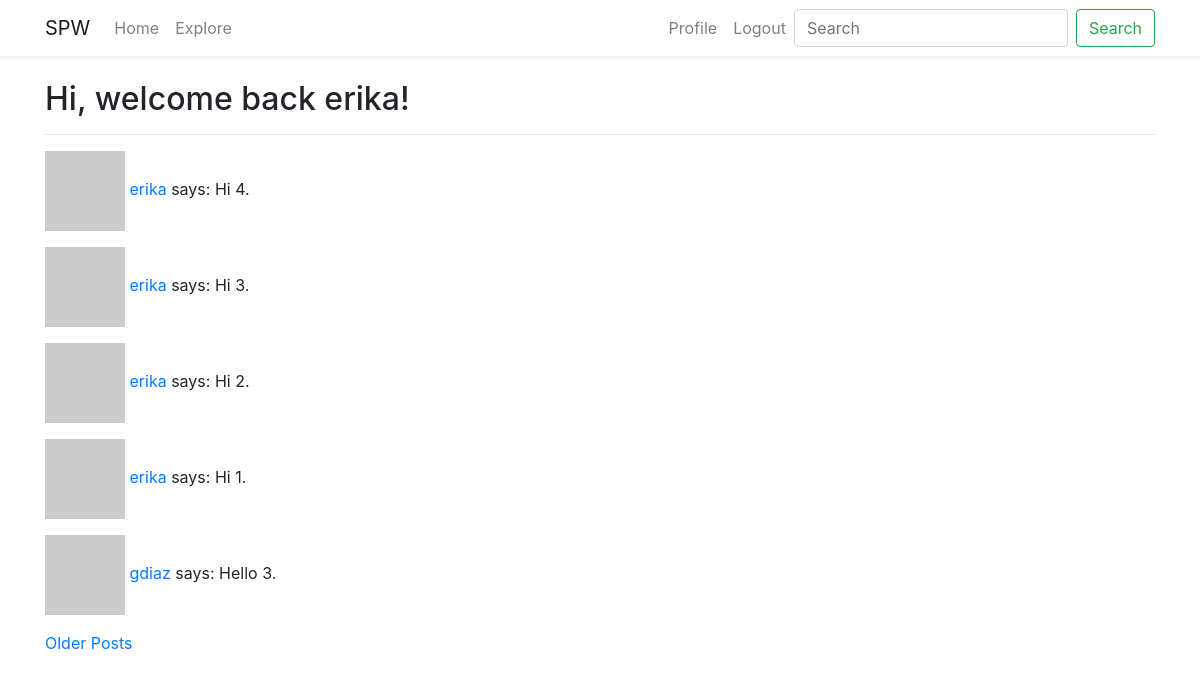
Screenshot of /explore (signed in) with the database file from the repository.
### src/models.py (models this page shows, shortened)
class User(UserMixin, db.Model):
    id = db.Column(db.Integer, primary_key=True)
    username = db.Column(db.String(64), index=True, unique=True)
    email = db.Column(db.String(128), index=True, unique=True)
    password_hash = db.Column(db.String(128))
    posts = db.relationship('Post', backref='author', lazy='dynamic')
    about_me = db.Column(db.String(140))
    last_seen = db.Column(db.DateTime, default=datetime.utcnow)
    following = db.relationship(
        'User', secondary=followers,
        primaryjoin=(followers.c.follower_id == id),
        secondaryjoin=(followers.c.following_id == id),
        backref=db.backref('followers', lazy='dynamic'),
        lazy='dynamic',
    )
    def avatar(self, size):
        digest = md5(self.email.lower().encode('utf-8')).hexdigest()
        return f"https://www.gravatar.com/avatar/{digest}?d=robohash&s={size}"

class Post(db.Model):
    id = db.Column(db.Integer, primary_key=True)
    body = db.Column(db.String(140))
    timestamp = db.Column(db.DateTime, index=True, default=datetime.utcnow)
    user_id = db.Column(db.Integer, db.ForeignKey('user.id'))

### src/routes.py (the view)
@app.route('/explore')
@login_required
def explore():
    page = request.args.get(key='page', default=1, type=int)
    posts = Post.query.order_by(Post.timestamp.desc()).paginate(
        page=page,
        per_page=app.config['POST_PER_PAGE'],
        error_out=False,
    )
    next_page = url_for('index', page=posts.next_num) if posts.has_next else None
    prev_page = url_for('index', page=posts.prev_num) if posts.has_prev else None
    return render_template('index.html', title='Explore', posts=posts.items, next_page=next_page, prev_page=prev_page)

### src/models.py (called while the page is built)
@login.user_loader
def load_user(idx):
    return User.query.get(int(idx))

### src/routes.py (called while the page is built)
@app.before_request
def before_request():
    if current_user.is_authenticated:
        current_user.last_seen = datetime.utcnow()
        db.session.commit()

### src/templates/index.html (shortened to what this page needs)
{% extends "base.html" %}
{% block content %}
    <h2> Hi, welcome back {{ current_user.username }}! </h2>
    <hr>
    {% for post in posts %}
        {% include "includes/_post.html" %}
    {% endfor %}
    {% if next_page %}
        <a href="{{ next_page }}">Older Posts</a>
    {% endif %}
{% endblock %}

### src/templates/includes/_post.html
<p>
    <img src="{{ post.author.avatar(36) }}" alt="Profile Image">
    <a href="{{ url_for('user', username=post.author.username) }}">
        {{ post.author.username }}
    </a>
    says: {{ post.body }}
</p>

### rows the page displays
User: username "erika"
Post: author.username "erika", body "Hi 4."
Post: author.username "erika", body "Hi 3."
Post: author.username "erika", body "Hi 2."
Post: author.username "erika", body "Hi 1."
Post: author.username "gdiaz", body "Hello 3."
